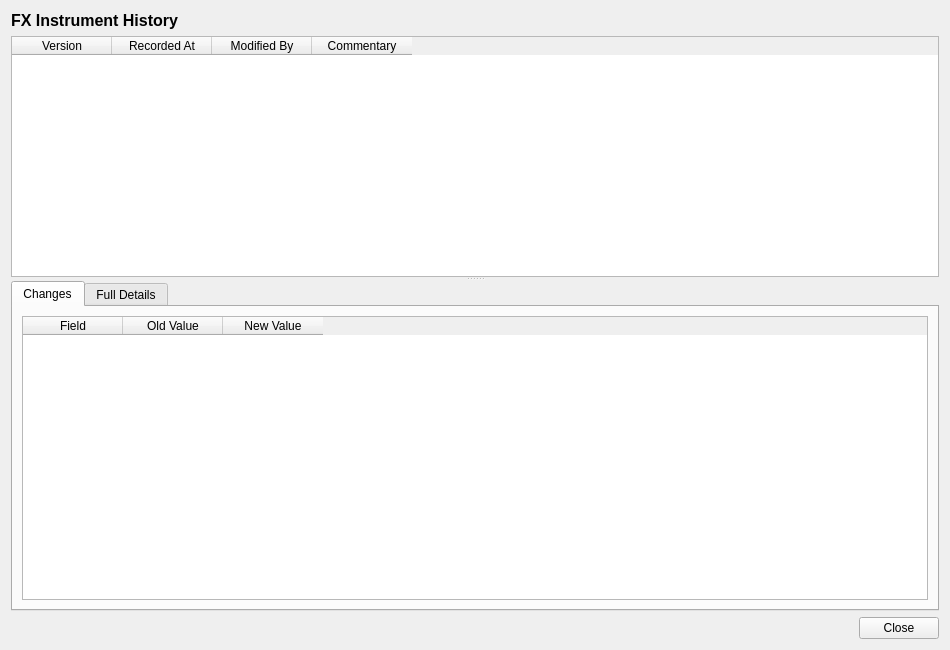
<?xml version="1.0" encoding="UTF-8"?>
<ui version="4.0">
 <class>FxInstrumentHistoryDialog</class>
 <widget class="QWidget" name="FxInstrumentHistoryDialog">
  <property name="geometry">
   <rect>
    <x>0</x>
    <y>0</y>
    <width>950</width>
    <height>650</height>
   </rect>
  </property>
  <property name="windowTitle">
   <string>FX Instrument History</string>
  </property>
  <layout class="QVBoxLayout" name="verticalLayout">
   <item>
    <widget class="QLabel" name="titleLabel">
     <property name="font">
      <font>
       <pointsize>12</pointsize>
       <bold>true</bold>
      </font>
     </property>
     <property name="text">
      <string>FX Instrument History</string>
     </property>
    </widget>
   </item>
   <item>
    <widget class="QSplitter" name="splitter">
     <property name="orientation">
      <enum>Qt::Vertical</enum>
     </property>
     <widget class="QTableWidget" name="versionListWidget">
      <property name="minimumHeight"><number>150</number></property>
      <property name="maximumHeight"><number>250</number></property>
      <property name="alternatingRowColors"><bool>true</bool></property>
      <property name="editTriggers">
       <set>QAbstractItemView::NoEditTriggers</set>
      </property>
      <property name="selectionMode">
       <enum>QAbstractItemView::SingleSelection</enum>
      </property>
      <property name="selectionBehavior">
       <enum>QAbstractItemView::SelectRows</enum>
      </property>
      <column><property name="text"><string>Version</string></property></column>
      <column><property name="text"><string>Recorded At</string></property></column>
      <column><property name="text"><string>Modified By</string></property></column>
      <column><property name="text"><string>Commentary</string></property></column>
     </widget>
     <widget class="QWidget" name="detailWidget">
      <layout class="QVBoxLayout" name="detailLayout">
       <property name="leftMargin"><number>0</number></property>
       <property name="topMargin"><number>0</number></property>
       <property name="rightMargin"><number>0</number></property>
       <property name="bottomMargin"><number>0</number></property>
       <item>
        <widget class="QTabWidget" name="tabWidget">
         <property name="currentIndex"><number>0</number></property>
         <widget class="QWidget" name="changesTab">
          <attribute name="title"><string>Changes</string></attribute>
          <layout class="QVBoxLayout" name="changesTabLayout">
           <item>
            <widget class="QTableWidget" name="changesTableWidget">
             <property name="editTriggers">
              <set>QAbstractItemView::NoEditTriggers</set>
             </property>
             <property name="alternatingRowColors"><bool>true</bool></property>
             <property name="selectionMode">
              <enum>QAbstractItemView::SingleSelection</enum>
             </property>
             <property name="selectionBehavior">
              <enum>QAbstractItemView::SelectRows</enum>
             </property>
             <column><property name="text"><string>Field</string></property></column>
             <column><property name="text"><string>Old Value</string></property></column>
             <column><property name="text"><string>New Value</string></property></column>
            </widget>
           </item>
          </layout>
         </widget>
         <widget class="QWidget" name="fullDetailsTab">
          <attribute name="title"><string>Full Details</string></attribute>
          <layout class="QVBoxLayout" name="fullDetailsTabLayout">
           <item>
            <widget class="QScrollArea" name="scrollArea">
             <property name="widgetResizable"><bool>true</bool></property>
             <widget class="QWidget" name="scrollAreaWidgetContents">
              <property name="geometry">
               <rect><x>0</x><y>0</y><width>600</width><height>500</height></rect>
              </property>
              <layout class="QFormLayout" name="formLayout">
               <item row="0" column="0">
                <widget class="QLabel" name="tradeTypeCodeLabel">
                 <property name="text"><string>Trade Type:</string></property>
                </widget>
               </item>
               <item row="0" column="1">
                <widget class="QLabel" name="tradeTypeCodeValue">
                 <property name="text"><string/></property>
                </widget>
               </item>
               <item row="1" column="0">
                <widget class="QLabel" name="boughtCurrencyLabel">
                 <property name="text"><string>Bought Currency:</string></property>
                </widget>
               </item>
               <item row="1" column="1">
                <widget class="QLabel" name="boughtCurrencyValue">
                 <property name="text"><string/></property>
                </widget>
               </item>
               <item row="2" column="0">
                <widget class="QLabel" name="boughtAmountLabel">
                 <property name="text"><string>Bought Amount:</string></property>
                </widget>
               </item>
               <item row="2" column="1">
                <widget class="QLabel" name="boughtAmountValue">
                 <property name="text"><string/></property>
                </widget>
               </item>
               <item row="3" column="0">
                <widget class="QLabel" name="soldCurrencyLabel">
                 <property name="text"><string>Sold Currency:</string></property>
                </widget>
               </item>
               <item row="3" column="1">
                <widget class="QLabel" name="soldCurrencyValue">
                 <property name="text"><string/></property>
                </widget>
               </item>
               <item row="4" column="0">
                <widget class="QLabel" name="soldAmountLabel">
                 <property name="text"><string>Sold Amount:</string></property>
                </widget>
               </item>
               <item row="4" column="1">
                <widget class="QLabel" name="soldAmountValue">
                 <property name="text"><string/></property>
                </widget>
               </item>
               <item row="5" column="0">
                <widget class="QLabel" name="valueDateLabel">
                 <property name="text"><string>Value Date:</string></property>
                </widget>
               </item>
               <item row="5" column="1">
                <widget class="QLabel" name="valueDateValue">
                 <property name="text"><string/></property>
                </widget>
               </item>
               <item row="6" column="0">
                <widget class="QLabel" name="versionNumberLabel">
                 <property name="text"><string>Version:</string></property>
                </widget>
               </item>
               <item row="6" column="1">
                <widget class="QLabel" name="versionNumberValue">
                 <property name="text"><string/></property>
                </widget>
               </item>
               <item row="7" column="0">
                <widget class="QLabel" name="modifiedByLabel">
                 <property name="text"><string>Modified By:</string></property>
                </widget>
               </item>
               <item row="7" column="1">
                <widget class="QLabel" name="modifiedByValue">
                 <property name="text"><string/></property>
                </widget>
               </item>
               <item row="8" column="0">
                <widget class="QLabel" name="recordedAtLabel">
                 <property name="text"><string>Recorded At:</string></property>
                </widget>
               </item>
               <item row="8" column="1">
                <widget class="QLabel" name="recordedAtValue">
                 <property name="text"><string/></property>
                </widget>
               </item>
               <item row="9" column="0">
                <widget class="QLabel" name="changeCommentaryLabel">
                 <property name="text"><string>Change Commentary:</string></property>
                </widget>
               </item>
               <item row="9" column="1">
                <widget class="QLabel" name="changeCommentaryValue">
                 <property name="text"><string/></property>
                 <property name="wordWrap"><bool>true</bool></property>
                </widget>
               </item>
              </layout>
             </widget>
            </widget>
           </item>
          </layout>
         </widget>
        </widget>
       </item>
      </layout>
     </widget>
    </widget>
   </item>
   <item>
    <layout class="QHBoxLayout" name="buttonLayout">
     <item>
      <spacer name="horizontalSpacer">
       <property name="orientation"><enum>Qt::Horizontal</enum></property>
       <property name="sizeHint" stdset="0">
        <size><width>40</width><height>20</height></size>
       </property>
      </spacer>
     </item>
     <item>
      <widget class="QPushButton" name="closeButton">
       <property name="text"><string>Close</string></property>
      </widget>
     </item>
    </layout>
   </item>
  </layout>
 </widget>
 <resources/>
 <connections/>
</ui>
